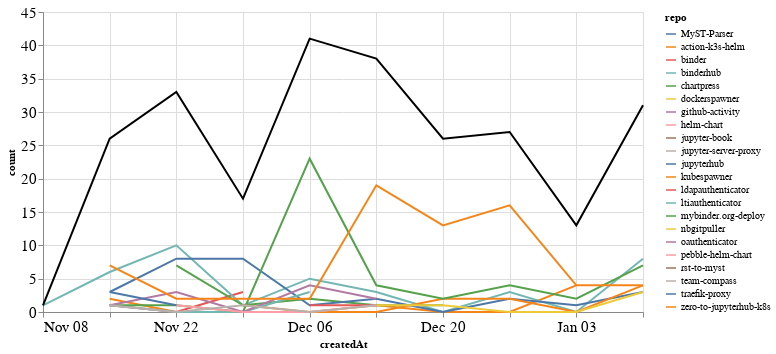

Notebook code cell kept with this figure:
### Markdown cell above
### Comments

### Code cell
comments_time = comments.groupby('repo').resample('W', on='createdAt').count()['author'].reset_index()
comments_time = comments_time.rename(columns={'author': 'count'})
comments_time_total = comments_time.groupby('createdAt').agg({"count": "sum"}).reset_index()
ch1 = alt.Chart(comments_time, width=600).mark_line().encode(
    x='createdAt',
    y='count',
    color='repo',
    tooltip="repo"
)

ch2 = alt.Chart(comments_time_total, width=600).mark_line(color="black").encode(
    x='createdAt',
    y='count',
)

ch1 + ch2

### Figure 1 — Vega-Lite specification as saved in the notebook (floating-point values rounded to 4 significant figures)
{"config": {"axisLeft": {"labelFontSize": 15}, "axisBottom": {"labelFontSize": 15}}, "layer": [{"data": {"name": "data-b2dd2ddf3401c209da17e54875f4bc39"}, "mark": "line", "encoding": {"color": {"type": "nominal", "field": "repo"}, "tooltip": {"type": "nominal", "field": "repo"}, "x": {"type": "temporal", "field": "createdAt"}, "y": {"type": "quantitative", "field": "count"}}, "width": 600}, {"data": {"name": "data-858bf3abd6338a0a348bed723d11c832"}, "mark": {"type": "line", "color": "black"}, "encoding": {"x": {"type": "temporal", "field": "createdAt"}, "y": {"type": "quantitative", "field": "count"}}, "width": 600}], "$schema": "https://vega.github.io/schema/vega-lite/v4.8.1.json", "datasets": {"data-b2dd2ddf3401c209da17e54875f4bc39": [{"repo": "MyST-Parser", "createdAt": "2021-01-03T00:00:00", "count": 1}, {"repo": "action-k3s-helm", "createdAt": "2020-11-15T00:00:00", "count": 2}, {"repo": "action-k3s-helm", "createdAt": "2020-11-22T00:00:00", "count": 0}, {"repo": "action-k3s-helm", "createdAt": "2020-11-29T00:00:00", "count": 0}, {"repo": "action-k3s-helm", "createdAt": "2020-12-06T00:00:00", "count": 0}, {"repo": "action-k3s-helm", "createdAt": "2020-12-13T00:00:00", "count": 1}, {"repo": "action-k3s-helm", "createdAt": "2020-12-20T00:00:00", "count": 0}, {"repo": "action-k3s-helm", "createdAt": "2020-12-27T00:00:00", "count": 0}, {"repo": "action-k3s-helm", "createdAt": "2021-01-03T00:00:00", "count": 4}, {"repo": "binder", "createdAt": "2020-11-15T00:00:00", "count": 1}, {"repo": "binder", "createdAt": "2020-11-22T00:00:00", "count": 0}, {"repo": "binder", "createdAt": "2020-11-29T00:00:00", "count": 3}, {"repo": "binderhub", "createdAt": "2020-11-08T00:00:00", "count": 1}, {"repo": "binderhub", "createdAt": "2020-11-15T00:00:00", "count": 6}, {"repo": "binderhub", "createdAt": "2020-11-22T00:00:00", "count": 10}, {"repo": "binderhub", "createdAt": "2020-11-29T00:00:00", "count": 1}, {"repo": "binderhub", "createdAt": "2020-12-06T00:00:00", "count": 5}, {"repo": "binderhub", "createdAt": "2020-12-13T00:00:00", "count": 3}, {"repo": "binderhub", "createdAt": "2020-12-20T00:00:00", "count": 0}, {"repo": "binderhub", "createdAt": "2020-12-27T00:00:00", "count": 3}, {"repo": "binderhub", "createdAt": "2021-01-03T00:00:00", "count": 0}, {"repo": "binderhub", "createdAt": "2021-01-10T00:00:00", "count": 8}, {"repo": "chartpress", "createdAt": "2020-11-22T00:00:00", "count": 7}, {"repo": "chartpress", "createdAt": "2020-11-29T00:00:00", "count": 1}, {"repo": "chartpress", "createdAt": "2020-12-06T00:00:00", "count": 2}, {"repo": "chartpress", "createdAt": "2020-12-13T00:00:00", "count": 1}, {"repo": "chartpress", "createdAt": "2020-12-20T00:00:00", "count": 1}, {"repo": "dockerspawner", "createdAt": "2020-12-20T00:00:00", "count": 7}, {"repo": "github-activity", "createdAt": "2020-12-13T00:00:00", "count": 1}, {"repo": "helm-chart", "createdAt": "2021-01-03T00:00:00", "count": 1}, {"repo": "jupyter-book", "createdAt": "2020-12-13T00:00:00", "count": 1}, {"repo": "jupyter-server-proxy", "createdAt": "2021-01-10T00:00:00", "count": 1}, {"repo": "jupyterhub", "createdAt": "2020-11-15T00:00:00", "count": 3}, {"repo": "jupyterhub", "createdAt": "2020-11-22T00:00:00", "count": 8}, {"repo": "jupyterhub", "createdAt": "2020-11-29T00:00:00", "count": 8}, {"repo": "jupyterhub", "createdAt": "2020-12-06T00:00:00", "count": 1}, {"repo": "jupyterhub", "createdAt": "2020-12-13T00:00:00", "count": 2}, {"repo": "jupyterhub", "createdAt": "2020-12-20T00:00:00", "count": 0}, {"repo": "jupyterhub", "createdAt": "2020-12-27T00:00:00", "count": 2}, {"repo": "jupyterhub", "createdAt": "2021-01-03T00:00:00", "count": 1}, {"repo": "jupyterhub", "createdAt": "2021-01-10T00:00:00", "count": 3}, {"repo": "kubespawner", "createdAt": "2020-11-29T00:00:00", "count": 1}, {"repo": "kubespawner", "createdAt": "2020-12-06T00:00:00", "count": 0}, {"repo": "kubespawner", "createdAt": "2020-12-13T00:00:00", "count": 0}, {"repo": "kubespawner", "createdAt": "2020-12-20T00:00:00", "count": 2}, {"repo": "kubespawner", "createdAt": "2020-12-27T00:00:00", "count": 2}, {"repo": "kubespawner", "createdAt": "2021-01-03T00:00:00", "count": 0}, {"repo": "kubespawner", "createdAt": "2021-01-10T00:00:00", "count": 4}, {"repo": "ldapauthenticator", "createdAt": "2020-12-06T00:00:00", "count": 1}, {"repo": "ldapauthenticator", "createdAt": "2020-12-13T00:00:00", "count": 1}, {"repo": "ltiauthenticator", "createdAt": "2020-11-15T00:00:00", "count": 1}, {"repo": "ltiauthenticator", "createdAt": "2020-11-22T00:00:00", "count": 0}, {"repo": "ltiauthenticator", "createdAt": "2020-11-29T00:00:00", "count": 0}, {"repo": "ltiauthenticator", "createdAt": "2020-12-06T00:00:00", "count": 3}, {"repo": "mybinder.org-deploy", "createdAt": "2020-11-15T00:00:00", "count": 1}, {"repo": "mybinder.org-deploy", "createdAt": "2020-11-22T00:00:00", "count": 1}, {"repo": "mybinder.org-deploy", "createdAt": "2020-11-29T00:00:00", "count": 0}, {"repo": "mybinder.org-deploy", "createdAt": "2020-12-06T00:00:00", "count": 23}, {"repo": "mybinder.org-deploy", "createdAt": "2020-12-13T00:00:00", "count": 4}, {"repo": "mybinder.org-deploy", "createdAt": "2020-12-20T00:00:00", "count": 2}, {"repo": "mybinder.org-deploy", "createdAt": "2020-12-27T00:00:00", "count": 4}, {"repo": "mybinder.org-deploy", "createdAt": "2021-01-03T00:00:00", "count": 2}, {"repo": "mybinder.org-deploy", "createdAt": "2021-01-10T00:00:00", "count": 7}, {"repo": "nbgitpuller", "createdAt": "2020-12-13T00:00:00", "count": 1}, {"repo": "nbgitpuller", "createdAt": "2020-12-20T00:00:00", "count": 1}, {"repo": "nbgitpuller", "createdAt": "2020-12-27T00:00:00", "count": 0}, {"repo": "nbgitpuller", "createdAt": "2021-01-03T00:00:00", "count": 0}, {"repo": "nbgitpuller", "createdAt": "2021-01-10T00:00:00", "count": 3}, {"repo": "oauthenticator", "createdAt": "2020-11-15T00:00:00", "count": 1}, {"repo": "oauthenticator", "createdAt": "2020-11-22T00:00:00", "count": 3}, {"repo": "oauthenticator", "createdAt": "2020-11-29T00:00:00", "count": 0}, {"repo": "oauthenticator", "createdAt": "2020-12-06T00:00:00", "count": 4}, {"repo": "oauthenticator", "createdAt": "2020-12-13T00:00:00", "count": 2}, {"repo": "pebble-helm-chart", "createdAt": "2020-11-22T00:00:00", "count": 1}, {"repo": "pebble-helm-chart", "createdAt": "2020-11-29T00:00:00", "count": 0}, {"repo": "pebble-helm-chart", "createdAt": "2020-12-06T00:00:00", "count": 0}, {"repo": "pebble-helm-chart", "createdAt": "2020-12-13T00:00:00", "count": 1}, {"repo": "rst-to-myst", "createdAt": "2021-01-10T00:00:00", "count": 1}, {"repo": "team-compass", "createdAt": "2020-11-15T00:00:00", "count": 1}, {"repo": "team-compass", "createdAt": "2020-11-22T00:00:00", "count": 0}, {"repo": "team-compass", "createdAt": "2020-11-29T00:00:00", "count": 1}, {"repo": "team-compass", "createdAt": "2020-12-06T00:00:00", "count": 0}, {"repo": "team-compass", "createdAt": "2020-12-13T00:00:00", "count": 1}, {"repo": "traefik-proxy", "createdAt": "2020-11-15T00:00:00", "count": 3}, {"repo": "traefik-proxy", "createdAt": "2020-11-22T00:00:00", "count": 1}, {"repo": "zero-to-jupyterhub-k8s", "createdAt": "2020-11-15T00:00:00", "count": 7}, {"repo": "zero-to-jupyterhub-k8s", "createdAt": "2020-11-22T00:00:00", "count": 2}, {"repo": "zero-to-jupyterhub-k8s", "createdAt": "2020-11-29T00:00:00", "count": 2}, {"repo": "zero-to-jupyterhub-k8s", "createdAt": "2020-12-06T00:00:00", "count": 2}, {"repo": "zero-to-jupyterhub-k8s", "createdAt": "2020-12-13T00:00:00", "count": 19}, {"repo": "zero-to-jupyterhub-k8s", "createdAt": "2020-12-20T00:00:00", "count": 13}, {"repo": "zero-to-jupyterhub-k8s", "createdAt": "2020-12-27T00:00:00", "count": 16}, {"repo": "zero-to-jupyterhub-k8s", "createdAt": "2021-01-03T00:00:00", "count": 4}, {"repo": "zero-to-jupyterhub-k8s", "createdAt": "2021-01-10T00:00:00", "count": 4}], "data-858bf3abd6338a0a348bed723d11c832": [{"createdAt": "2020-11-08T00:00:00", "count": 1}, {"createdAt": "2020-11-15T00:00:00", "count": 26}, {"createdAt": "2020-11-22T00:00:00", "count": 33}, {"createdAt": "2020-11-29T00:00:00", "count": 17}, {"createdAt": "2020-12-06T00:00:00", "count": 41}, {"createdAt": "2020-12-13T00:00:00", "count": 38}, {"createdAt": "2020-12-20T00:00:00", "count": 26}, {"createdAt": "2020-12-27T00:00:00", "count": 27}, {"createdAt": "2021-01-03T00:00:00", "count": 13}, {"createdAt": "2021-01-10T00:00:00", "count": 31}]}}
